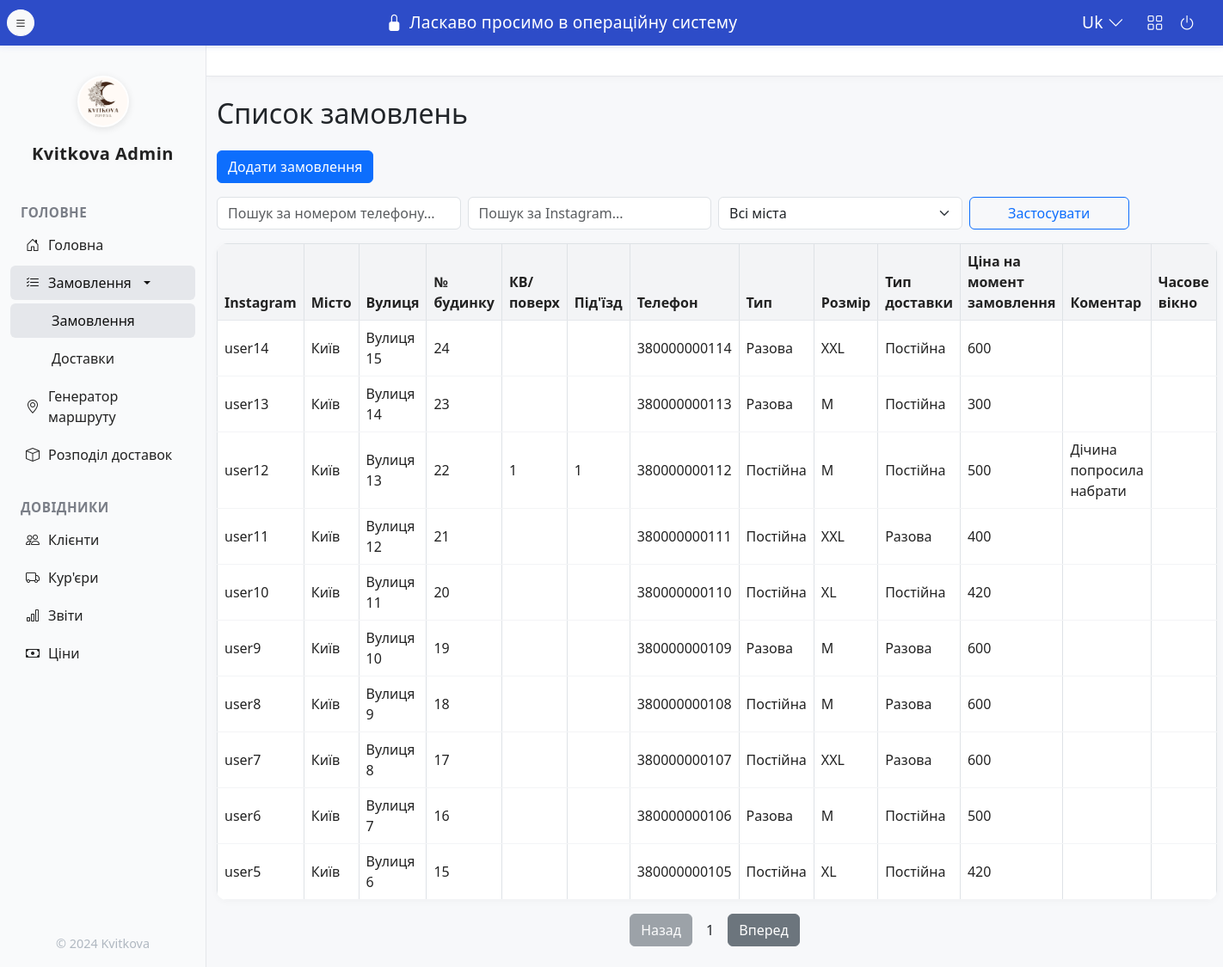
The page /orders on the database as committed earlier.
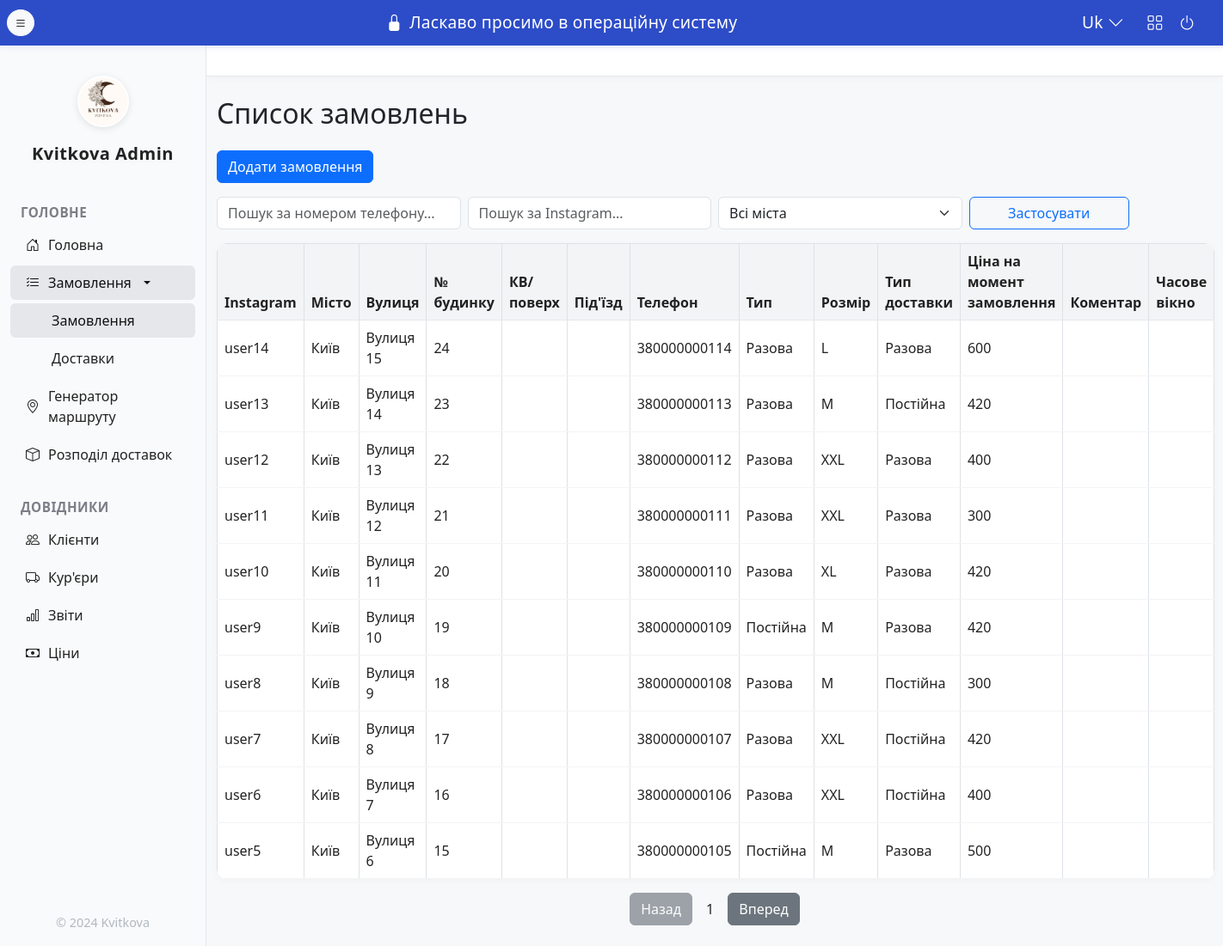
The same page on the database as committed later.
### app/models/order.py (models this page shows)
class Order(db.Model):
    id = db.Column(db.Integer, primary_key=True)
    client_id = db.Column(db.Integer, db.ForeignKey('client.id'), nullable=False)
    street = db.Column(db.String(128), nullable=False)
    building_number = db.Column(db.String(32))
    floor = db.Column(db.String(16))
    entrance = db.Column(db.String(16))
    size = db.Column(db.String(32))
    type = db.Column(db.String(32))  # разова/постійна
    comment = db.Column(db.Text)
    time_window = db.Column(db.String(64))
    recipient_phone = db.Column(db.String(32))
    periodicity = db.Column(db.String(8))
    preferred_days = db.Column(db.String(64))
    time_from = db.Column(db.String(8))
    time_to = db.Column(db.String(8))
    bouquet_id = db.Column(db.Integer, db.ForeignKey('price.id'))
    bouquet = db.relationship('Price')
    delivery_count = db.Column(db.Integer, default=1)
    bouquet_size = db.Column(db.String(16))
    delivery_type = db.Column(db.String(32))
    price_at_order = db.Column(db.Integer)
    created_at = db.Column(db.DateTime, default=db.func.now())

### app/models/client.py (models this page shows)
class Client(db.Model):
    id = db.Column(db.Integer, primary_key=True)
    instagram = db.Column(db.String(128), nullable=False)
    phone = db.Column(db.String(32), nullable=False, unique=True)
    city = db.Column(db.String(64), nullable=False)
    telegram = db.Column(db.String(128))
    credits = db.Column(db.Integer, default=0)
    orders = db.relationship('Order', backref='client', lazy=True)

### app/blueprints/orders/routes.py (the view)
@orders_bp.route('/orders', methods=['GET'])
def orders_list():
    phone = request.args.get('phone', '').strip()
    instagram = request.args.get('instagram', '').strip()
    city = request.args.get('city', '').strip()
    page = int(request.args.get('page', 1))
    per_page = 10
    orders = get_orders(phone, instagram, city)
    orders_on_page, has_next = paginate_orders(orders, page, per_page)
    prev_page = page - 1 if page > 1 else 1
    next_page = page + 1
    cities = sorted(set(c.city for c in Client.query.all()))
    return render_template('orders_list.html', orders_on_page=orders_on_page, page=page, prev_page=prev_page, next_page=next_page, has_next=has_next, cities=cities)

### app/services/order_service.py (called while the page is built)
def get_orders(phone=None, instagram=None, city=None):
    logger.info(f'Фільтрація замовлень: phone={phone}, instagram={instagram}, city={city}')
    query = Order.query.join(Client)
    if phone:
        query = query.filter(Client.phone.contains(phone))
    if instagram:
        query = query.filter(Client.instagram.contains(instagram))
    if city:
        query = query.filter(Client.city == city)
    return query.order_by(Order.id.desc()).all()

def paginate_orders(orders, page=1, per_page=10):
    start = (page - 1) * per_page
    end = start + per_page
    return orders[start:end], end < len(orders)

### app/templates/orders_list.html (shortened to what this page needs)
{% extends 'layout.html' %}
{% block content %}
<h2 class="mb-4">Список замовлень</h2>
<div class="mb-3">
    <button class="btn btn-primary" data-bs-toggle="modal" data-bs-target="#addOrderModal">Додати замовлення</button>
</div>
<form class="row g-2 align-items-end mb-3" method="get">
    <div class="col-md-3">
        <input type="text" class="form-control" name="phone" placeholder="Пошук за номером телефону..." value="{{ request.args.get('phone', '') }}">
    </div>
    <div class="col-md-3">
        <input type="text" class="form-control" name="instagram" placeholder="Пошук за Instagram..." value="{{ request.args.get('instagram', '') }}">
    </div>
    <div class="col-md-3">
        <select class="form-select" name="city">
            <option value="">Всі міста</option>
        </select>
    </div>
    <div class="col-md-2">
        <button type="submit" class="btn btn-outline-primary w-100">Застосувати</button>
    </div>
</form>
<table class="table table-bordered table-hover align-middle" id="orders-table">
    <thead>
        <tr>
            <th>Instagram</th>
            <th>Місто</th>
            <th>Вулиця</th>
            <th>№ будинку</th>
            <th>КВ/поверх</th>
            <th>Під'їзд</th>
            <th>Телефон</th>
            <th>Тип</th>
            <th>Розмір</th>
            <th>Тип доставки</th>
            <th>Ціна на момент замовлення</th>
            <th>Коментар</th>
            <th>Часове вікно</th>
        </tr>
    </thead>
    <tbody>
    {% for order in orders_on_page %}
        <tr data-order-id="{{ order.id }}">
            <td>{{ order.client.instagram or '' }}</td>
            <td>{{ order.client.city or '' }}</td>
            <td>{{ order.street or '' }}</td>
            <td>{{ order.building_number or '' }}</td>
            <td>{{ order.floor or '' }}</td>
            <td>{{ order.entrance or '' }}</td>
            <td>{{ order.client.phone or '' }}</td>
            <td>{{ order.type or '' }}</td>
            <td>{{ order.bouquet_size or '' }}</td>
            <td>{{ order.delivery_type or '' }}</td>
            <td>{{ order.price_at_order or '' }}</td>
            <td>{{ order.comment or '' }}</td>
            <td>{{ order.time_window or '' }}</td>
        </tr>
    {% endfor %}
    </tbody>
</table>
<div class="d-flex justify-content-center align-items-center gap-2">
    <form method="get" style="display:inline;">
        <button class="btn btn-secondary" name="page" value="{{ prev_page }}" {% if page == 1 %}disabled{% endif %}>Назад</button>
    </form>
    <span class="mx-2">{{ page }}</span>
    <form method="get" style="display:inline;">
        <button class="btn btn-secondary" name="page" value="{{ next_page }}" {% if not has_next %}disabled{% endif %}>Вперед</button>
    </form>
</div>
{% endblock %}

### app/templates/layout.html (shortened to what this page needs)
<!DOCTYPE html>
<html lang="uk">
<head>
    {% block head %}
    <link href="https://cdn.jsdelivr.net/npm/bootstrap@5.3.2/dist/css/bootstrap.min.css" rel="stylesheet">
    <link rel="stylesheet" href="https://cdn.jsdelivr.net/npm/bootstrap-icons@1.11.3/font/bootstrap-icons.css">
    {% endblock %}
</head>
<body>
{% import 'macros.html' as macros %}
{{ macros.render_topbar() }}
{{ macros.render_sidebar(request) }}
<div class="main-content">
    <div class="topbar">
    </div>
    <div class="container py-4">
        {% block content %}{% endblock %}
    </div>
</div>
</body>
</html>

### app/templates/macros.html (shortened to what this page needs)
{% macro render_sidebar(request) %}
<div class="sidebar d-flex flex-column">
    <div class="sidebar-logo-wrap">
        <img src="{{ url_for('static', filename='logoKvitkova.jpg') }}" alt="logo" class="sidebar-logo-img">
        <span class="sidebar-logo-text">Kvitkova Admin</span>
    </div>
    <div class="sidebar-section">Головне</div>
    <nav class="nav flex-column mb-2">
        <a class="nav-link {% if request.path == '/' %}active{% endif %}" href="/"><i class="bi bi-house-door"></i>Головна</a>
        <div class="nav-item dropdown">
            <a class="nav-link dropdown-toggle {% if '/orders' in request.path or '/deliveries' in request.path %}active{% endif %}" href="#" id="ordersDropdown" role="button" data-bs-toggle="dropdown" aria-expanded="false">
                <i class="bi bi-list-check"></i>Замовлення
            </a>
            <ul class="dropdown-menu show position-static border-0 bg-transparent p-0" aria-labelledby="ordersDropdown" style="box-shadow:none;">
                <li><a class="nav-link ps-5 {% if '/orders' in request.path %}active{% endif %}" href="/orders">Замовлення</a></li>
                <li><a class="nav-link ps-5 {% if '/deliveries' in request.path %}active{% endif %}" href="/deliveries">Доставки</a></li>
            </ul>
        </div>
        <a class="nav-link {% if '/route-generator' in request.path %}active{% endif %}" href="/route-generator"><i class="bi bi-geo-alt"></i>Генератор маршруту</a>
        <a class="nav-link {% if '/assign-deliveries' in request.path %}active{% endif %}" href="/assign-deliveries"><i class="bi bi-box"></i>Розподіл доставок</a>
    </nav>
    <div class="sidebar-section">Довідники</div>
    <nav class="nav flex-column mb-2">
        <a class="nav-link {% if '/clients' in request.path %}active{% endif %}" href="/clients"><i class="bi bi-people"></i>Клієнти</a>
        <a class="nav-link {% if '/couriers' in request.path %}active{% endif %}" href="/couriers"><i class="bi bi-truck"></i>Кур'єри</a>
        <a class="nav-link {% if '/reports' in request.path %}active{% endif %}" href="/reports"><i class="bi bi-bar-chart"></i>Звіти</a>
        <a class="nav-link {% if '/prices' in request.path %}active{% endif %}" href="/prices"><i class="bi bi-cash"></i>Ціни</a>
    </nav>
    <div class="copyright">© 2024 Kvitkova</div>
</div>
{% endmacro %}
{% macro render_topbar() %}
<div class="main-bluebar">
    <button id="sidebarToggle" class="btn btn-light btn-sm me-2" style="border-radius:50%; margin-left:8px;"><i class="bi bi-list"></i></button>
    <span><i class="bi bi-lock-fill me-2"></i>Ласкаво просимо в операційну систему</span>
    <div class="right-icons">
        <span class="me-2">Uk <i class="bi bi-chevron-down"></i></span>
        <i class="bi bi-grid"></i>
        <i class="bi bi-power"></i>
    </div>
</div>
{% endmacro %}

### app/templates/layout.html (style rules this page uses)
body { background: #f7f8fa; }
.main-bluebar { width: 100vw; background: #2d4cc8; color: #fff; font-size: 1.2rem; font-weight: 500; padding: 0.7rem 0 0.7rem 0; letter-spacing: 0.2px; position: fixed; top: 0; left: 0; z-index: 200; box-shadow: 0 2px 8px rgba(45,76,200,0.08); display: flex; align-items: center; justify-content: space-between; }
.main-bluebar .right-icons { display: flex; align-items: center; gap: 18px; margin-right: 32px; }
.sidebar { min-height: 100vh; background: #f9fafb; color: #222; width: 240px; position: fixed; left: 0; top: 0; bottom: 0; display: flex; flex-direction: column; z-index: 100; border-right: 1px solid #e5e7eb; padding-top: 56px; transition: width 0.3s, min-width 0.3s, padding 0.3s, opacity 0.3s; }
.sidebar-logo-wrap { display: flex; flex-direction: column; align-items: center; justify-content: flex-start; margin-top: 32px; margin-bottom: 1.5rem; }
.sidebar-logo-img { width: 60px; height: 60px; border-radius: 50%; object-fit: cover; border: 2.5px solid #fff; box-shadow: 0 2px 8px rgba(0,0,0,0.10); background: #fff; margin-bottom: 16px; z-index: 2; }
.sidebar-logo-text { font-weight: bold; font-size: 1.25rem; color: #222; letter-spacing: 0.5px; text-shadow: 0 2px 8px rgba(0,0,0,0.04); pointer-events: none; z-index: 3; }
.sidebar-section { font-size: 0.95rem; font-weight: 600; color: #7a7e87; text-transform: uppercase; margin: 18px 0 6px 24px; letter-spacing: 0.5px; }
.sidebar .nav-link { color: #222; border-radius: 6px; margin: 0 12px 4px 12px; padding-left: 18px; font-weight: 500; transition: background 0.15s; display: flex; align-items: center; gap: 10px; }
.sidebar .nav-link.active, .sidebar .nav-link:hover { background: #e5e7eb; color: #111; }
.sidebar .copyright { margin-top: auto; font-size: 0.9rem; text-align: center; color: #b0b8c1; padding-bottom: 1rem; }
.main-content { margin-left: 240px; margin-top: 56px; transition: margin-left 0.3s; }
.topbar { background: #fff; color: #222; padding: 1rem 2rem; font-size: 1.1rem; display: flex; align-items: center; justify-content: space-between; border-bottom: 1px solid #e5e7eb; box-shadow: 0 2px 8px rgba(0,0,0,0.03); }
.table { background: #fff; border-radius: 12px; overflow: hidden; box-shadow: 0 2px 8px rgba(0,0,0,0.03); }
.table th { background: #f3f4f6; color: #222; font-weight: 600; border-bottom: 1.5px solid #e5e7eb; }
.table td { background: #fff; color: #222; border-bottom: 1px solid #f3f4f6; }

Rows that differ between the two databases and show on the page:
changed Order "Вулиця 15": bouquet_size "XXL" → "L"; delivery_type "Постійна" → "Разова"
changed Order "Вулиця 14": price_at_order "300" → "420"
changed Order "Вулиця 13": type "Постійна" → "Разова"; bouquet_size "M" → "XXL"; delivery_type "Постійна" → "Разова"; price_at_order "500" → "400"; floor "1" → (not shown); entrance "1" → (not shown); comment "Дічина попросила набрати" → (not shown)
changed Order "Вулиця 12": type "Постійна" → "Разова"; price_at_order "400" → "300"
changed Order "Вулиця 11": type "Постійна" → "Разова"; delivery_type "Постійна" → "Разова"
changed Order "Вулиця 10": type "Разова" → "Постійна"; price_at_order "600" → "420"
changed Order "Вулиця 9": type "Постійна" → "Разова"; delivery_type "Разова" → "Постійна"; price_at_order "600" → "300"
changed Order "Вулиця 8": type "Постійна" → "Разова"; delivery_type "Разова" → "Постійна"; price_at_order "600" → "420"
changed Order "Вулиця 7": bouquet_size "M" → "XXL"; price_at_order "500" → "400"
changed Order "Вулиця 6": bouquet_size "XL" → "M"; delivery_type "Постійна" → "Разова"; price_at_order "420" → "500"
